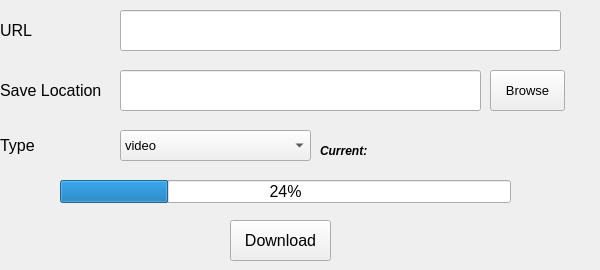
      <widget class="QWidget" name="tab_6">
       <attribute name="title">
        <string>Playlist</string>
       </attribute>
       <widget class="QLabel" name="label_17">
        <property name="geometry">
         <rect>
          <x>0</x>
          <y>20</y>
          <width>71</width>
          <height>21</height>
         </rect>
        </property>
        <property name="font">
         <font>
          <family>Segoe UI</family>
          <pointsize>12</pointsize>
         </font>
        </property>
        <property name="text">
         <string>URL</string>
        </property>
       </widget>
       <widget class="QLineEdit" name="lineEdit_14">
        <property name="geometry">
         <rect>
          <x>120</x>
          <y>10</y>
          <width>441</width>
          <height>41</height>
         </rect>
        </property>
        <property name="font">
         <font>
          <family>Segoe UI</family>
          <pointsize>10</pointsize>
         </font>
        </property>
       </widget>
       <widget class="QPushButton" name="pushButton_13">
        <property name="geometry">
         <rect>
          <x>490</x>
          <y>70</y>
          <width>75</width>
          <height>41</height>
         </rect>
        </property>
        <property name="font">
         <font>
          <family>Segoe UI</family>
          <pointsize>10</pointsize>
         </font>
        </property>
        <property name="text">
         <string>Browse</string>
        </property>
       </widget>
       <widget class="QLineEdit" name="lineEdit_13">
        <property name="geometry">
         <rect>
          <x>120</x>
          <y>70</y>
          <width>361</width>
          <height>41</height>
         </rect>
        </property>
        <property name="font">
         <font>
          <family>Segoe UI</family>
          <pointsize>10</pointsize>
         </font>
        </property>
       </widget>
       <widget class="QComboBox" name="comboBox_4">
        <property name="geometry">
         <rect>
          <x>120</x>
          <y>130</y>
          <width>191</width>
          <height>31</height>
         </rect>
        </property>
        <property name="font">
         <font>
          <family>Segoe UI</family>
          <pointsize>10</pointsize>
         </font>
        </property>
        <item>
         <property name="text">
          <string>video</string>
         </property>
        </item>
        <item>
         <property name="text">
          <string>audio</string>
         </property>
        </item>
       </widget>
       <widget class="QLabel" name="label_19">
        <property name="geometry">
         <rect>
          <x>320</x>
          <y>140</y>
          <width>271</width>
          <height>21</height>
         </rect>
        </property>
        <property name="font">
         <font>
          <family>Segoe UI</family>
          <pointsize>9</pointsize>
          <weight>75</weight>
          <italic>true</italic>
          <bold>true</bold>
          <underline>false</underline>
         </font>
        </property>
        <property name="text">
         <string>Current:</string>
        </property>
       </widget>
       <widget class="QLabel" name="label_18">
        <property name="geometry">
         <rect>
          <x>0</x>
          <y>130</y>
          <width>81</width>
          <height>31</height>
         </rect>
        </property>
        <property name="font">
         <font>
          <family>Segoe UI</family>
          <pointsize>12</pointsize>
         </font>
        </property>
        <property name="text">
         <string>Type</string>
        </property>
       </widget>
       <widget class="QPushButton" name="pushButton_14">
        <property name="geometry">
         <rect>
          <x>230</x>
          <y>220</y>
          <width>101</width>
          <height>41</height>
         </rect>
        </property>
        <property name="font">
         <font>
          <family>Segoe UI</family>
          <pointsize>12</pointsize>
         </font>
        </property>
        <property name="toolTip">
         <string>&lt;html&gt;&lt;head/&gt;&lt;body&gt;&lt;p&gt;Press here to Start &lt;span style=&quot; font-weight:600; color:#ff0000;&quot;&gt;Download&lt;/span&gt;&lt;/p&gt;&lt;/body&gt;&lt;/html&gt;</string>
        </property>
        <property name="text">
         <string>Download</string>
        </property>
       </widget>
       <widget class="QProgressBar" name="progressBar_7">
        <property name="geometry">
         <rect>
          <x>60</x>
          <y>180</y>
          <width>451</width>
          <height>23</height>
         </rect>
        </property>
        <property name="font">
         <font>
          <family>Segoe UI</family>
          <pointsize>12</pointsize>
         </font>
        </property>
        <property name="value">
         <number>24</number>
        </property>
       </widget>
       <widget class="QLabel" name="label_16">
        <property name="geometry">
         <rect>
          <x>0</x>
          <y>70</y>
          <width>111</width>
          <height>41</height>
         </rect>
        </property>
        <property name="font">
         <font>
          <family>Segoe UI</family>
          <pointsize>12</pointsize>
         </font>
        </property>
        <property name="text">
         <string>Save Location</string>
        </property>
       </widget>
      </widget>
